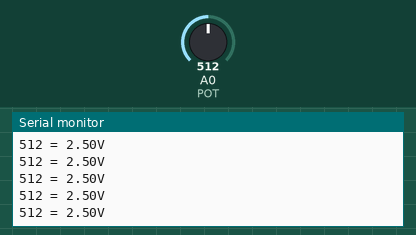
Recording of a sketch running on a simulated Arduino Uno, built with avr-gcc and run on an emulated ATmega328P. On the bench: the last lines printed to the serial monitor. The test bench sets the inputs (shaded band); at power-on: A0 (POT) = 512.

Above: at 1.2 s.
1.3 s: A0 (POT) set to 716
At 1.56 s:
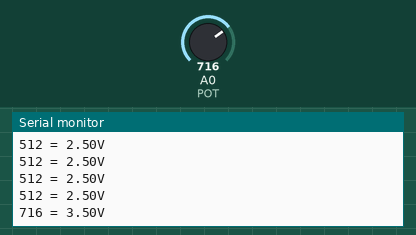
2.8 s: A0 (POT) set to 900
At 2.97 s:
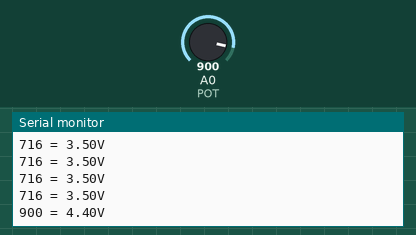
Timing chart, 0 to 5.8 s (numbered marks = the images above; inputs shaded):
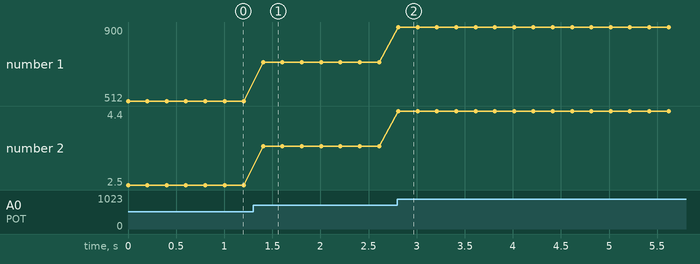

The sketch:

pot.ino
```cpp
const int POT = 0;

int val;

void setup() {
  Serial.begin(9600);
}

void loop() {
  val = analogRead(POT);

  Serial.print(val);
  Serial.print(" = ");
  Serial.print(5.0 / 1023.0 * val);
  Serial.print("V\n");

  delay(200);
}
```

Measured:
- after the input at 1.3 s, the serial monitor: prints a new line after 0.11 s (image 1)
- after the input at 2.8 s, the serial monitor: prints a new line at once (image 2)
- plotted number 1: 512 → 716 after the input at 1.3 s, 716 → 900 after the input at 2.8 s
- plotted number 2: 2.5 → 3.5 after the input at 1.3 s, 3.5 → 4.4 after the input at 2.8 s
